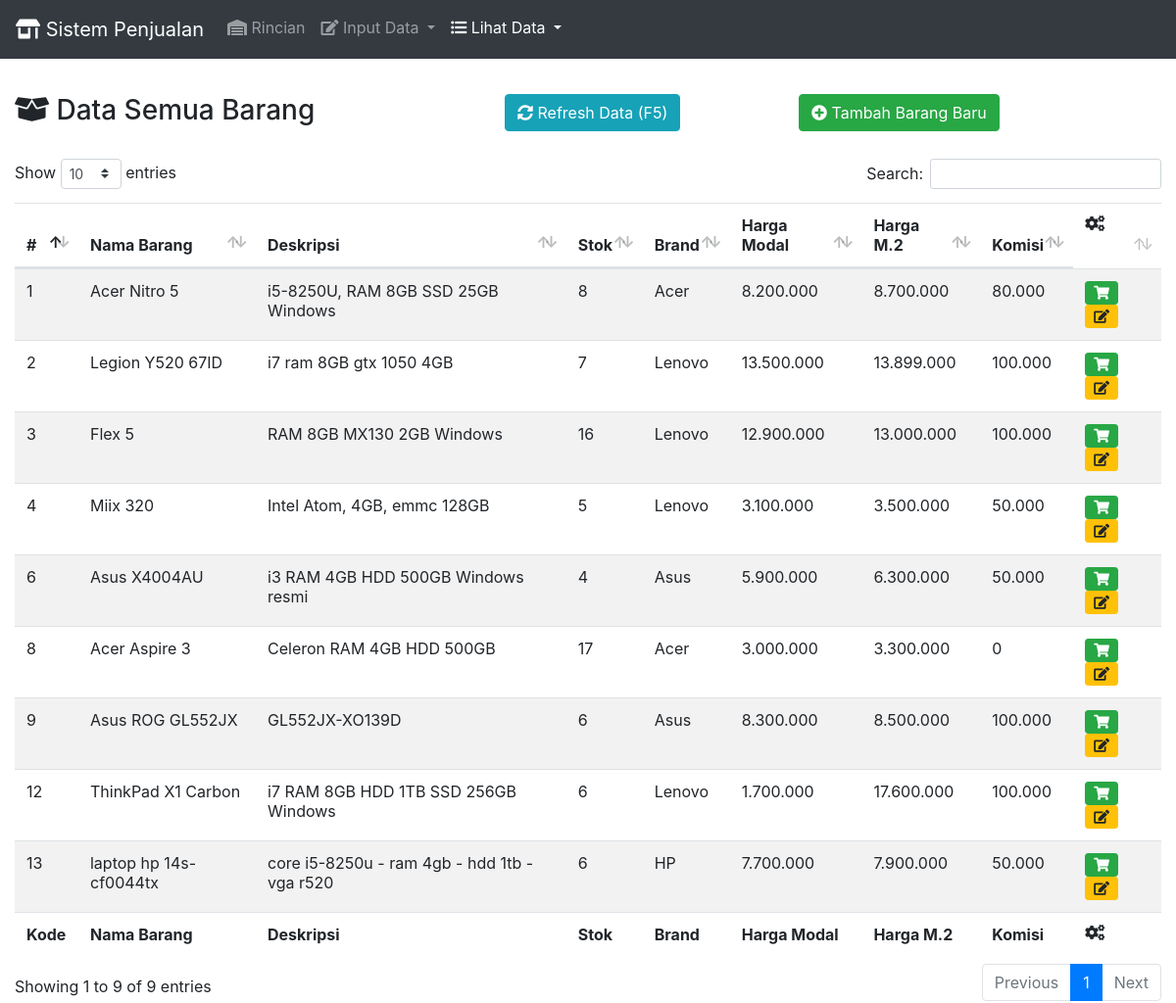
Page /lihatbarang.php (signed in) on the earlier database version.
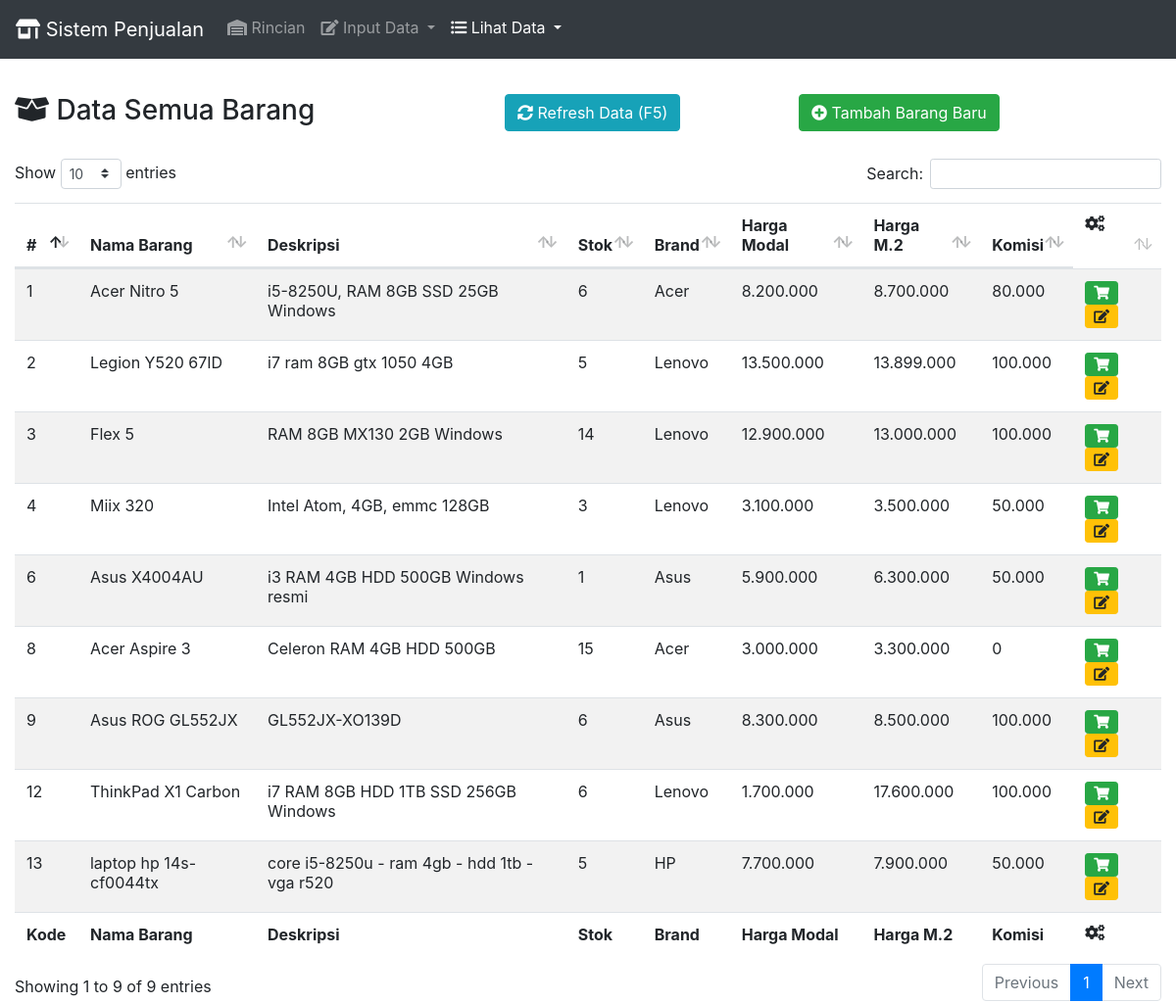
Same page on the later database version.
### tables this page shows
CREATE TABLE `data_barang` (
  `kode_barang` int(11) NOT NULL AUTO_INCREMENT,
  `nama_barang` varchar(255) DEFAULT NULL,
  `deskripsi` varchar(255) DEFAULT NULL,
  `stok` int(11) DEFAULT NULL,
  `brand` varchar(255) DEFAULT NULL,
  `harga_modal` int(11) DEFAULT NULL,
  `harga_m2` int(11) DEFAULT NULL,
  `komisi` int(11) DEFAULT NULL,
  PRIMARY KEY (`kode_barang`)
);

### lihatbarang.php (the view, shortened to what this page needs)
<html>
<head>
  <link rel="stylesheet" href="https://use.fontawesome.com/releases/v5.7.0/css/all.css">
  <link rel="stylesheet" href="css/bootstrap.min.css">
  <link href="vendor/datatables/dataTables.bootstrap4.min.css" rel="stylesheet">
</head>
<body>
  <div class="fixed-top">
    <nav class="navbar navbar-expand-lg navbar-dark bg-dark">
      <a class="navbar-brand" href="index.php"><i class="fa fa-store-alt"></i> Sistem Penjualan</a>
      <div class="collapse navbar-collapse" id="navbarNavDropdown">
        <ul class="navbar-nav">
          <li class="nav-item">
            <a class="nav-link" href="index.php"><label class=" fa fa-warehouse"></label> Rincian <span class="sr-only">(current)</span></a>
          </li>
          <li class="nav-item dropdown">
            <a class="nav-link dropdown-toggle" href="#" id="navbarDropdownMenuLink" role="button" data-toggle="dropdown" aria-haspopup="true" aria-expanded="false">
              <label class="fa fa-edit"> </label> Input Data
            </a>
          </li>
          <li class="nav-item dropdown  active">
            <a class="nav-link dropdown-toggle" href="#" id="navbarDropdownMenuLink" role="button" data-toggle="dropdown" aria-haspopup="true" aria-expanded="false">
              <label class="fa fa-list-ul"> </label>
              Lihat Data
            </a>
          </li>
        </ul>
      </div>
    </nav>
  </div>
  <br><br><br><br>
  <div class="container-fluid">
    <div class="row">
      <div class="col-5">
        <h3><span class="fa fa-box-open"></span> Data Semua Barang</h3><br>
      </div>
      <div class="col-3">
        <a href="lihatbarang.php"><button class="btn btn-info"><span class="fa fa-sync-alt"></span> Refresh Data (F5)</button></a>
      </div>
      <div class="col-3">
        <a href="inputbarang.php"><button class="btn btn-success"><span class="fa fa-plus-circle"></span> Tambah Barang Baru</button></a>
      </div>
    </div>
    <div class="table-responsive">
     <table class="table table-striped" id="dataTable" width="100%" cellspacing="0">
      <thead>
        <tr>
          <th title="Kode Barang">#</th>
          <th>Nama Barang</th>
          <th>Deskripsi</th>
          <th>Stok</th>
          <th>Brand</th>
          <th>Harga Modal</th>
          <th>Harga M.2</th>
          <th>Komisi</th>
          <td><span class="fa fa-cogs"></span></td>
        </tr>
      </thead>
      <tfoot>
        <tr>
          <th title="Kode Barang">Kode</th>
          <th>Nama Barang</th>
          <th>Deskripsi</th>
          <th>Stok</th>
          <th>Brand</th>
          <th>Harga Modal</th>
          <th>Harga M.2</th>
          <th>Komisi</th>
          <th><span class="fa fa-cogs"></span></th>
        </tr>
      </tfoot>
      <tbody>
        <?php
        include_once 'koneksi.php';
        $databarang=mysqli_query($conn, 'SELECT * FROM data_barang');
        while ($data=mysqli_fetch_row($databarang)) {
          ?>
          <tr>
            <td><?php echo $data[0]; ?></td>
            <td><?php echo $data[1]; ?></td>
            <td><?php echo $data[2]; ?></td>
            <td><?php echo $data[3]; ?></td>
            <td><?php echo $data[4]; ?></td>
            <td><?php echo number_format($data[5],0,",","."); ?></td>
            <td><?php echo number_format($data[6],0,",","."); ?></td>
            <td><?php echo number_format($data[7],0,",","."); ?></td>
            <td>
              <a href="inputpenjualan.php?kode_barang=<?php echo $data[0]; ?>" title="Jual Barang"><button class="btn btn-success btn-sm"><span class="fa fa-shopping-cart"></span></button></a>
              <button class="btn btn-warning btn-sm ubahdata" id="<?php echo $data[0]; ?>"><span class="fa fa-edit"></span></button>
            </td>
          </tr>
          <?php
        }
        ?>
      </tbody>
    </table>
  </div>
</div>
</body>
</html>

Differences in the rows shown:
changed data_barang "Acer Nitro 5": stok "8" → "6"
changed data_barang "Legion Y520 67ID": stok "7" → "5"
changed data_barang "Flex 5": stok "16" → "14"
changed data_barang "Miix 320": stok "5" → "3"
changed data_barang "Asus X4004AU": stok "4" → "1"
changed data_barang "Acer Aspire 3": stok "17" → "15"
changed data_barang "laptop hp 14s-cf0044tx": stok "6" → "5"
